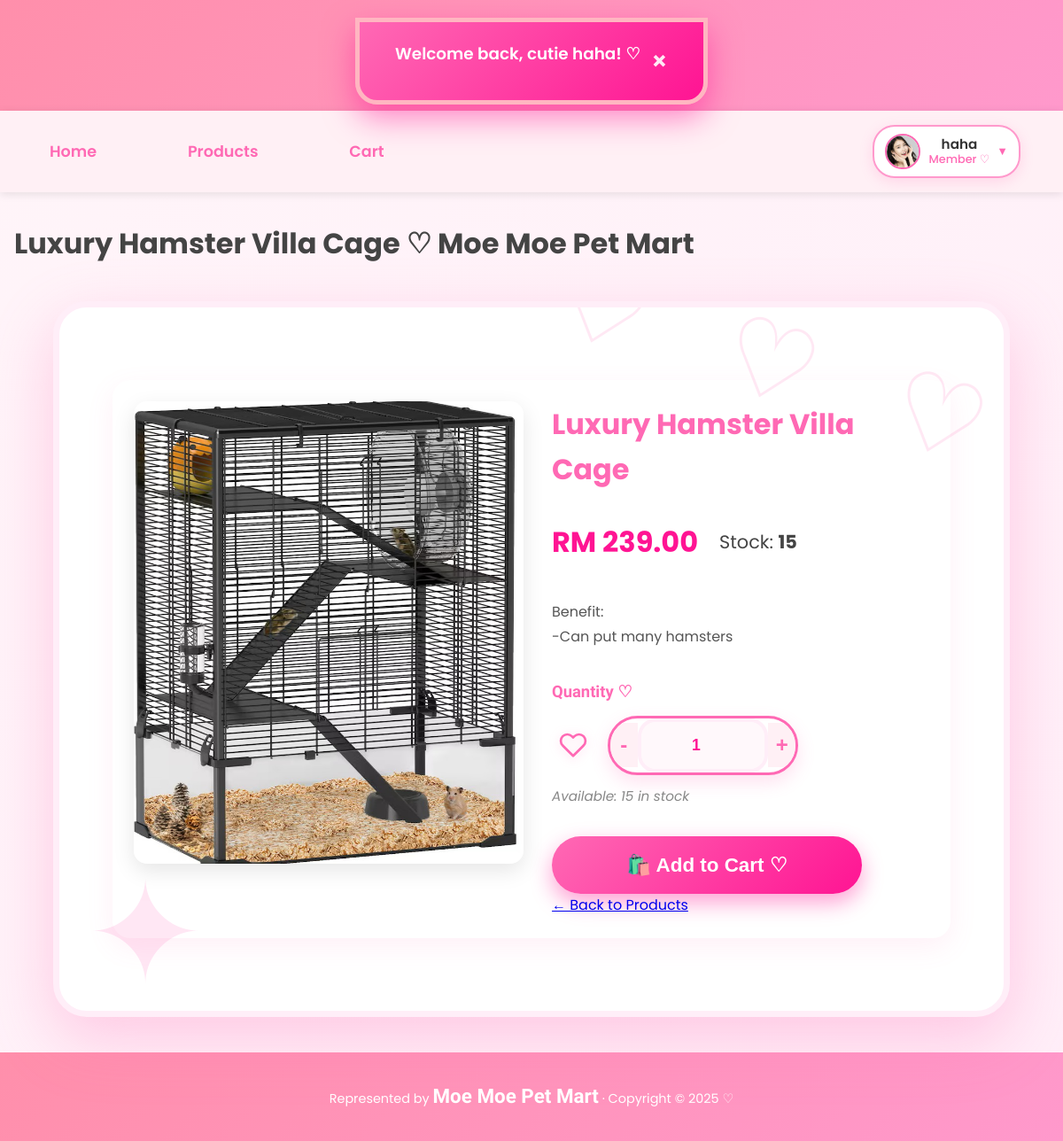
Before: /member/product_detail.php?id=92 (signed in) with the older database file.
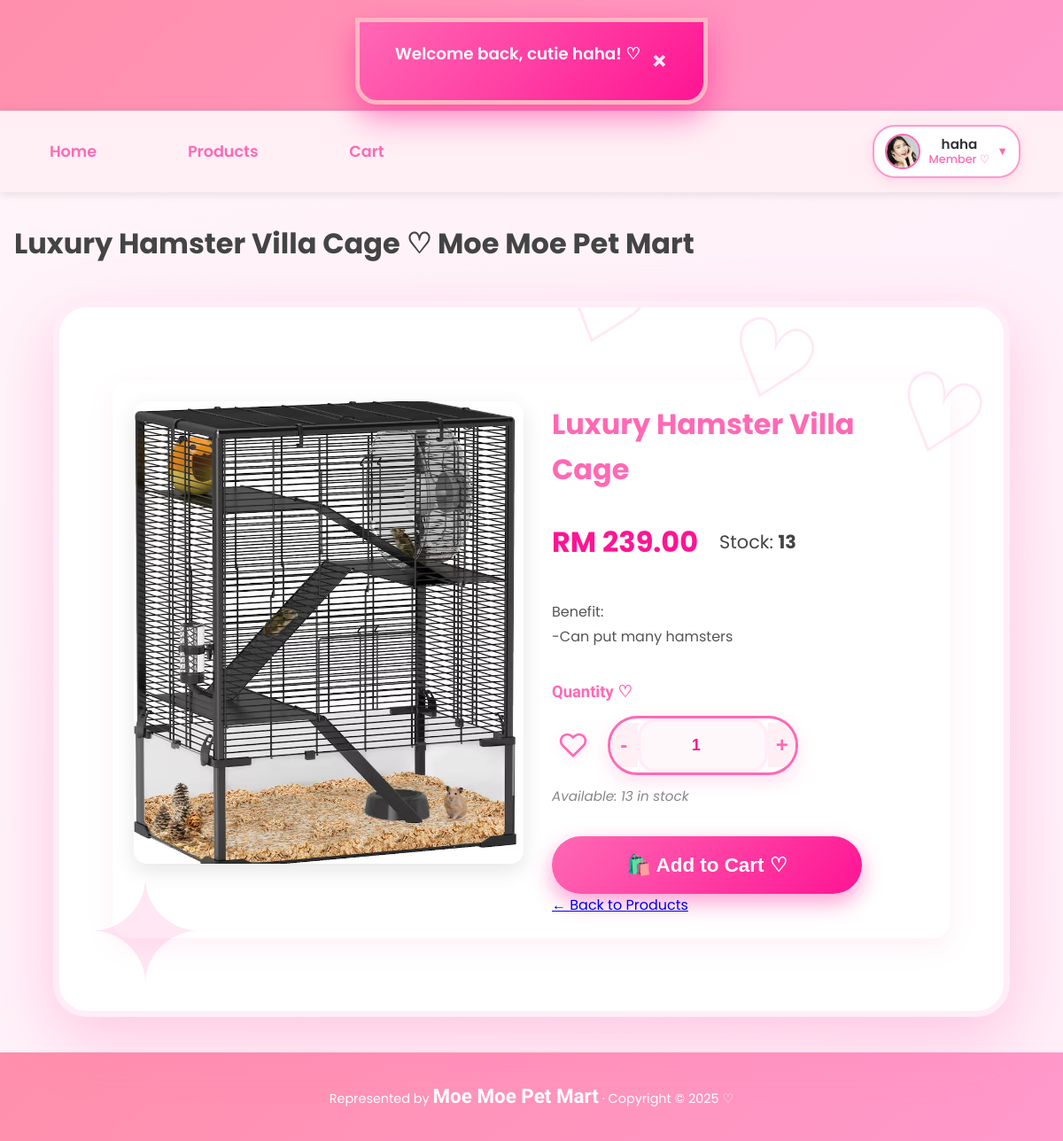
After: the same page with the newer database file.
### tables this page shows
CREATE TABLE `product` (
  `product_id` int(11) NOT NULL,
  `product_code` varchar(20) NOT NULL,
  `product_name` varchar(200) NOT NULL,
  `description` text DEFAULT NULL,
  `price` decimal(10,2) NOT NULL,
  `stock_quantity` int(11) DEFAULT 0,
  `category_id` int(11) NOT NULL,
  `is_active` tinyint(1) DEFAULT 1,
  `created_at` datetime DEFAULT current_timestamp(),
  `updated_at` datetime DEFAULT current_timestamp() ON UPDATE current_timestamp(),
  `photo_name` varchar(255) NOT NULL
);

### _base.php (called while the page is built, shortened)
<?php
function temp($key, $value = null) {
    if ($value !== null) {
        $_SESSION["temp_$key"] = $value;
    }
    else {
        $value = $_SESSION["temp_$key"] ?? null;
        return $value;
    }
}
function encode($value) {
    return htmlentities($value);
}
?>

### member/product_detail.php (the view, shortened to what the changed rows need)
<?php
require '../_base.php';
$id = get('id');
$stm = $_db->prepare("SELECT p.*, c.category_name
                     FROM product p
                     JOIN category c ON p.category_id = c.category_id
                     WHERE p.product_id = ? AND p.is_active = 1");
$stm->execute([$id]);
$product = $stm->fetch();
$is_favorited = false;
if (is_login() && user_role() === 'member') {
    global $_db;
    $user_id = current_user()->id;
    $stm = $_db->prepare("SELECT favorite_id FROM favorites WHERE user_id = ? AND product_id = ?");
    $stm->execute([$user_id, $id]);
    $is_favorited = (bool)$stm->fetch();
}
$_title = encode($product->product_name) . ' ♡ Moe Moe Pet Mart';
include '../_head.php';
?>
<div class="container">
    <div class="product-detail-shopee">
        <div class="product-image">
            <?php if ($product->photo_name): ?>
                <img src="/admin/uploads/products/<?= encode($product->photo_name) ?>"
                     alt="<?= encode($product->product_name) ?>">
            <?php else: ?>
                <div class="no-image">No Image ♡</div>
            <?php endif; ?>
        </div>
        <div class="product-info">
            <h1><?= encode($product->product_name) ?></h1>
            <div class="price-stock">
                <div class="price">RM <?= number_format($product->price, 2) ?></div>
                <div class="stock">Stock: <strong><?= $product->stock_quantity ?></strong></div>
            </div>
            <?php if ($product->description): ?>
                <div class="description">
                    <?= nl2br(encode($product->description)) ?>
                </div>
            <?php endif; ?>
        <?php if ($product->stock_quantity > 0): ?>
    <div class="quantity-section">
        <label class="quantity-label">Quantity ♡</label>
        <div class="quantity-and-favorite">
            <button class="btn-favorite-small <?= $is_favorited ? 'favorited' : '' ?>"
                    data-id="<?= $product->product_id ?>"
                    title="<?= $is_favorited ? 'Already in Favorites ♡' : 'Add to Favorites ♡' ?>">
                <svg xmlns="http://www.w3.org/2000/svg" width="36" height="36" viewBox="0 0 24 24"
                     fill="<?= $is_favorited ? '#ff69b4' : 'none' ?>"
                     stroke="#ff69b4" stroke-width="2" stroke-linecap="round" stroke-linejoin="round">
                    <path d="M20.84 4.61a5.5 5.5 0 0 0-7.78 0L12 5.67l-1.06-1.06a5.5 5.5 0 0 0-7.78 7.78l1.06 1.06L12 21.23l7.78-7.78 1.06-1.06a5.5 5.5 0 0 0 0-7.78z"></path>
                </svg>
            </button>
            <div class="quantity-controls">
                <button type="button" class="qty-btn qty-minus">-</button>
                <input type="number" class="qty-input" value="1" min="1" max="<?= $product->stock_quantity ?>">
                <button type="button" class="qty-btn qty-plus">+</button>
            </div>
        </div>
        <span class="stock-info">Available: <?= $product->stock_quantity ?> in stock</span>
    </div>
    <button class="btn-add-to-cart-premium"
            data-id="<?= $product->product_id ?>"
            data-name="<?= encode($product->product_name) ?>"
            data-price="<?= $product->price ?>"
            data-max="<?= $product->stock_quantity ?>">
        🛍️ Add to Cart ♡
    </button>
<?php else: ?>
    <div class="out-of-stock-premium">Out of Stock 😿</div>
<?php endif; ?>
            <div class="back-link">
                <a href="products.php">← Back to Products</a>
            </div>
        </div>
    </div>
</div>
<?php include '../_foot.php'; ?>

### _head.php (shortened to what the changed rows need)
<?php
    require_once '_base.php';
?>
<!DOCTYPE html>
<html lang="en">
<head>
    <link rel="stylesheet" href="/css/app.css">
    <link rel="stylesheet" href="https://unpkg.com/dropzone@5/dist/min/dropzone.min.css">
</head>
<body data-flash="<?= encode(temp('info')) ?>">
    <header>
        <h1><a href="/">MoeMoepet Mart</a></h1>
    </header>
    <main>
        <h1><?= $_title ?? 'Untitled' ?></h1>

Changed rows visible on the page:
changed product "Luxury Hamster Villa Cage ♡ Moe Moe Pet Mart": stock_quantity "15" → "13"
